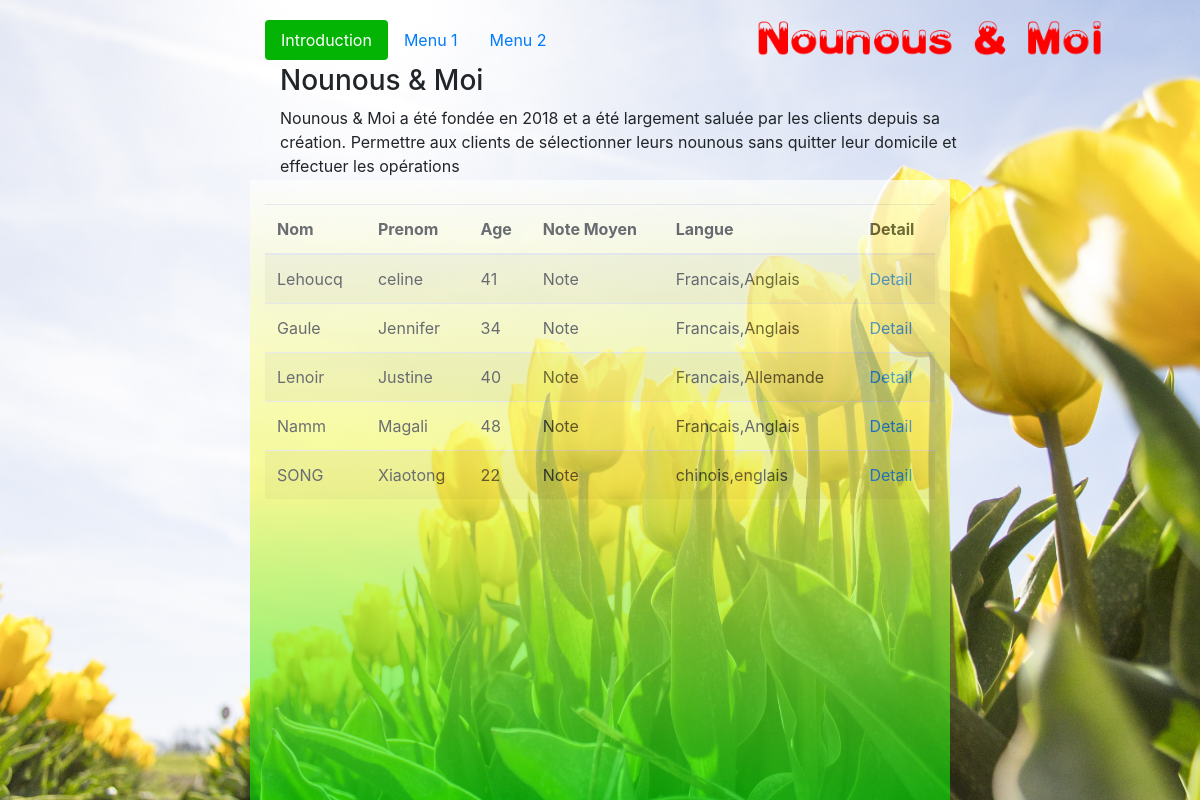
The page /filtrer_nounous.php on the database its author committed.
### tables this page shows
CREATE TABLE IF NOT EXISTS `nounous` (
  `id_nounous` int(5) NOT NULL,
  `login` varchar(20) NOT NULL,
  `mot de passe` varchar(20) NOT NULL,
  `nom` varchar(20) NOT NULL,
  `prenom` varchar(20) NOT NULL,
  `age` smallint(3) NOT NULL,
  `ville` varchar(20) NOT NULL,
  `situation` varchar(255) NOT NULL,
  `email` varchar(255) NOT NULL,
  `portable` bigint(8) NOT NULL,
  `photo` tinytext NOT NULL,
  `langues` tinytext NOT NULL,
  `presentation` longtext,
  `experience` tinytext,
  `heure_debut` int(3) DEFAULT NULL,
  `heure_fin` int(3) DEFAULT NULL,
  `date_debut` date DEFAULT NULL,
  `date_fin` date DEFAULT NULL,
  `jour` varchar(75) DEFAULT NULL,
  `notemoyen` float DEFAULT NULL,
  PRIMARY KEY (`login`),
  UNIQUE KEY `id_nounous` (`id_nounous`) USING BTREE
);

### filtrer_nounous.php (the view, shortened to what this page needs)
<?php
    function filtrer_nounous_DBR(){
        echo "<table class='table table-striped'>";
        echo "<thead>";
        echo "<tr>";
        echo "<th>Nom</th>";
        echo "<th>Prenom</th>";
        echo "<th>Age</th>";
        echo "<th>Note Moyen</th>";
        echo "<th>Langue</th>";
        echo "<th>Detail</th>";
        echo "</tr>";
        echo "</thead>";
        echo "<tbody>";
        $sql_sentence="select * from nounous where situation ='normal'";
        $sql_sentence=$sql_sentence.";";
        print("<br/>");
        $DB_conn = mysqli_connect ('localhost','solange','abc1234567','nounous');
        $DB_result = mysqli_query($DB_conn,$sql_sentence);
        if ($DB_result){
            while($temp = mysqli_fetch_array ($DB_result,MYSQLI_ASSOC)){
                print("<tr>");
                print("<td>".$temp["nom"]."</td>");
                print("<td>".$temp["prenom"]."</td>");
                print("<td>".$temp["age"]."</td>");
                print("<td>Note</td>");
                print("<td>".$temp["langues"]."</td>");
                print("<td><a href='nounous_detail.php?id_nounous=".$temp['id_nounous']."'target='_blank'>Detail</a></td>");
                print("</tr>");
            }
        }
      echo "</tbody>";
      echo "</table>";
    }
?>
<!DOCTYPE html>
<html>
<head>
    <link rel="stylesheet" href="css/bootstrap.css">
    <link rel="stylesheet" href="css/form.css">
    <link rel="stylesheet" href="css/main.css">
</head>
<body>
<img class='logo' src="img/logo.png" href="http://localhost/LO07_projet/index.html">
<div class="container" id="A">
    <ul class="nav nav-pills" role="tablist" id="navigation">
        <li class="nav-item">
          <a class="nav-link active" data-toggle="pill" href="#Introduction">Introduction</a>
        </li>
        <li class="nav-item">
            <a class="nav-link" data-toggle="pill" href="#menu1">Menu 1</a>
        </li>
        <li class="nav-item">
            <a class="nav-link" data-toggle="pill" href="#menu2">Menu 2</a>
        </li>
    </ul>
    <div class="tab-content">
        <div id="Introduction" class="container tab-pane active"><br>
            <h3>Nounous & Moi</h3>
            <p>
            Nounous & Moi a été fondée en 2018 et a été largement saluée par les clients depuis sa création. Permettre aux clients de sélectionner leurs nounous sans quitter leur domicile et effectuer les opérations
            </p>
        </div>
    </div>
</div>
<div class="container" id="B">
</div>
<div class="container myform" id="C">
    <?php filtrer_nounous_DBR(); ?>
</div>
</body>
</html>

### css/form.css (style rules this page uses)
.myform { background: -webkit-linear-gradient( top,white,#F4FA58,#01DF01 ); filter:alpha(Opacity=80);-moz-opacity:0.5;opacity: 0.65; }

### css/main.css (style rules this page uses)
body { background-image: url(../img/imgx/bg.jpg); background-repeat:no-repeat; width:100%; background-size:cover; }
#A { width: 750px; height: 100px; position: absolute; top:0px; left: 250px; }
#navigation { position: relative; top: 20px; }
.logo { width: 360px; position: absolute; top: 17px; right:90px ; }
#B { width: 135px; height: 800px; position: absolute; top:0px; left: 0px; transition:width 2s; }
#C { width: 700px; height: 620px; position: absolute; left: 250px; top: 180px; }

### rows shown on the page
nounous: nom "Lehoucq", prenom "celine", age "41", langues "Francais,Anglais"
nounous: nom "Gaule", prenom "Jennifer", age "34", langues "Francais,Anglais"
nounous: nom "Lenoir", prenom "Justine", age "40", langues "Francais,Allemande"
nounous: nom "Namm", prenom "Magali", age "48", langues "Francais,Anglais"
nounous: nom "SONG", prenom "Xiaotong", age "22", langues "chinois,englais"
